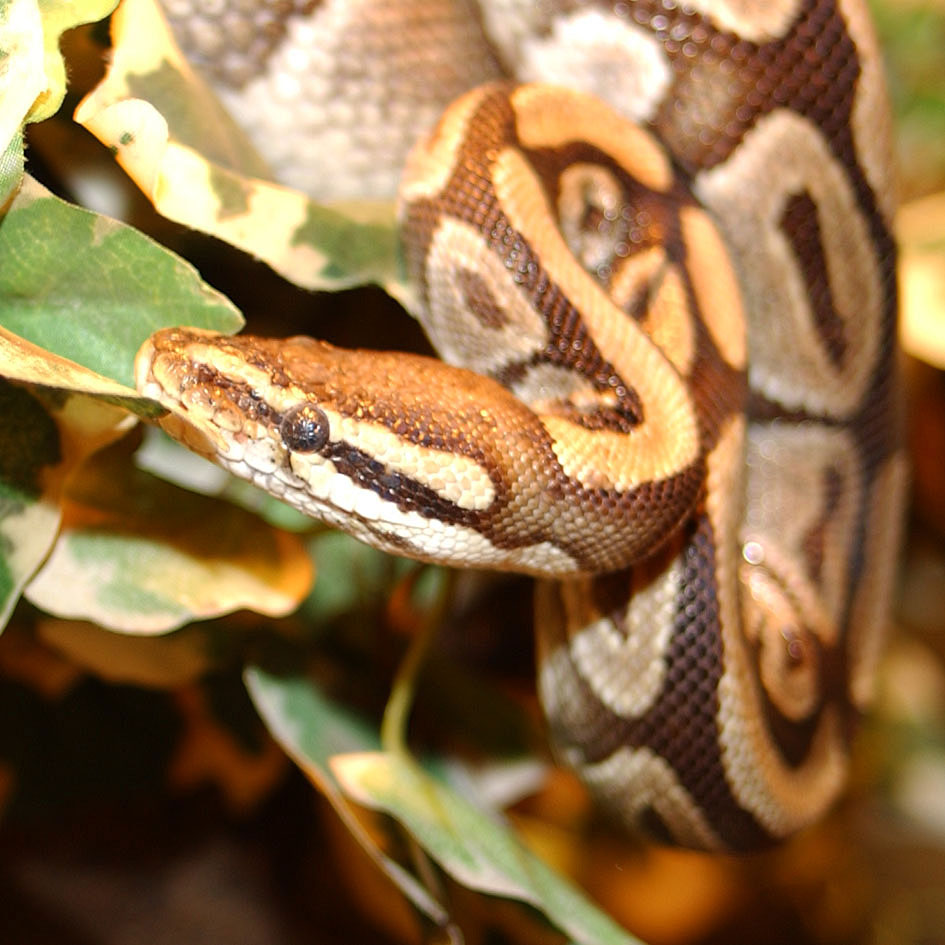
#> input picture projects/6/_1_base/img.jpg, 945 x 945 px, given in place of example.mp4, which was not available
$ python _6_opencv.py
#> lines starting #> are read from the running program, lines starting #| are printed output that depends on the picture; after the words box and inside, x2 and y2 are one past the last pixel; in counts of white or black regions, pixels touching at a corner belong together; pictures that were not available may be replaced by others from this repository, and a replacement may not be noted
import cv2


def work_with_image():
    source_image = cv2.imread('data/test.png')
    cv2.imshow("source_image", source_image)
    height, width, _ = source_image.shape

    multi = 150
    h_multi = multi
    w_multi = int((width / height) * multi)

    # word = [[255,
    #         0,
    #         0,
    #         100]],  # many dimesional
    # word1 = word[2:4, 2:4]
    cropped_image = source_image[
                    0 + h_multi:height - h_multi,  # height
                    0 + w_multi:width - w_multi  # width
                    ]

    cv2.imshow("cropped", cropped_image)
    cv2.imwrite("data/cropped.jpg", cropped_image)

    gray_image = cv2.cvtColor(cropped_image, cv2.COLOR_BGR2GRAY)
    cv2.imshow("gray_image", gray_image)
    cv2.imwrite("data/gray_image.jpg", gray_image)

    # (thresh, im_bw) = cv2.threshold(gray_image, 128, 255, cv2.THRESH_BINARY | cv2.THRESH_OTSU)
    thresh = 90
    black_and_white_image = cv2.threshold(gray_image, thresh, 255, cv2.THRESH_BINARY)[1]
    cv2.imshow("black_and_white_image", black_and_white_image)
    cv2.imwrite("data/black_and_white_image.jpg", black_and_white_image)

    cv2.waitKey(0)
    cv2.destroyAllWindows()


def work_with_video():
    cap = cv2.VideoCapture('data/example.mp4')
    while cap.isOpened():
        ret, source_image = cap.read()
#> source_image is the input picture: shape (945, 945, 3); mean B, G, R 73.7, 113.7, 145
        if ret:
            height, width, _ = source_image.shape
#> height = 945; width = 945

            multi = 300
            h_multi = multi
            w_multi = int((width / height) * multi)
#> w_multi = 300
            cropped_image = source_image[
                            0 + h_multi:height - h_multi,  # height
                            0 + w_multi:width - w_multi  # width
                            ]
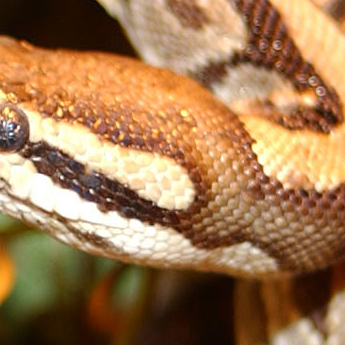
#> cropped_image: shape (345, 345, 3); mean B, G, R 80.4, 119.5, 158.7

            # [12 lines of commented-out code are left out]
            cv2.imshow('detect', cropped_image)

            gray_image = cv2.cvtColor(cropped_image, cv2.COLOR_BGR2GRAY)
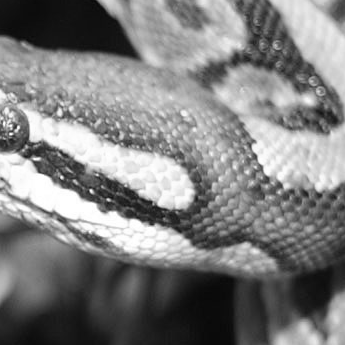
#> gray_image: shape (345, 345); min 7, max 255, mean 126.8
            cv2.imshow("gray_image", gray_image)

            thresh = 120
            black_and_white_image = cv2.threshold(gray_image, thresh, 255, cv2.THRESH_BINARY)[1]
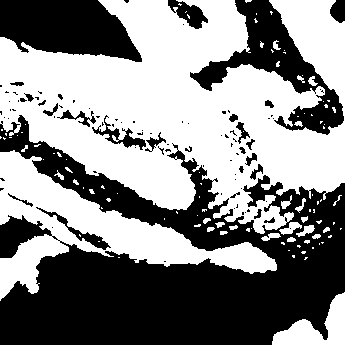
#> black_and_white_image: shape (345, 345); 53.2% white; 92 black regions (65 under 20 px), largest, box (x1, y1, x2, y2) and area: (0, 115, 345, 345) 40180, (0, 0, 142, 62) 6323, (190, 0, 344, 135) 6066
            # print(len(black_and_white_image[0]))
            w, b = 0, 0
            for i in black_and_white_image:
                all_count = len(i)
                count_white = len(list(filter(lambda x: x == 255, i)))

                # print(f"{all_count} {count_white}")

                if count_white > (all_count // 2):
                    # print("w")
                    w += 1
                else:
                    # print("b")
                    b += 1
#> this loop made 345 passes
#> count_white on passes 1 to 12: 198, 194, 182, 181, 179, 170, 165, 166, 164, 158, 154, 157
#> after the loop, b = 130; w = 215

            if w > b:
                print(f"БЕЛЫЙ")
            else:
                print("ЧЁРНЫЙ")

            # [8 lines of commented-out code are left out]

            print(type(black_and_white_image[0]))
#| <class 'numpy.ndarray'>
            cv2.imshow("black_and_white_image", black_and_white_image)

            if cv2.waitKey(1) & 0xFF == ord('q'):
#> (key q is pressed here)
                break
        else:
            break
    cap.release()
    cv2.destroyAllWindows()


if __name__ == "__main__":
    # work_with_image()
    work_with_video()
    pass
